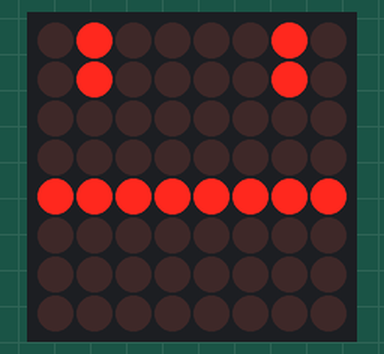
Recording of a sketch running on a simulated Arduino Uno, built with avr-gcc and run on an emulated ATmega328P. Shown: 8×8 LED matrix.

Above: at 0.1 s.
At 1.1 s:
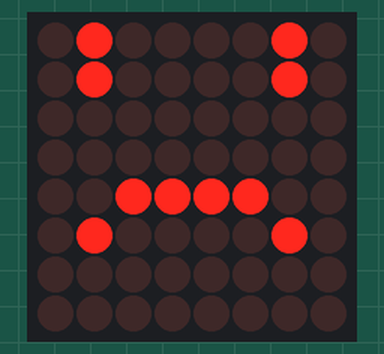
At 2.1 s:
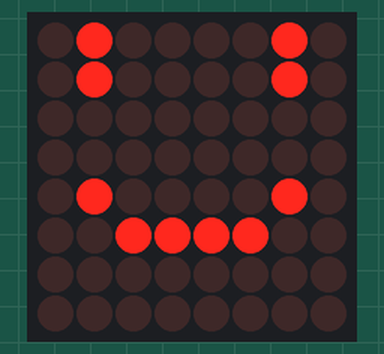

The sketch:

code.ino
```cpp
#include <LedControl.h>

int DIN = 11;
int CS = 7;
int CLK = 13;
LedControl lc = LedControl(DIN, CLK, CS, 1); // setting up for 1 display

void setup() {
  lc.shutdown(0, false);
  lc.setIntensity(0, 8);
  lc.clearDisplay(0);
  lc.setScanLimit(0, 7);
}

void loop() {
  // showing each face expression one by one

  displayNeutralFace();
  delay(1000); // pause for 1 second

  displayHappyFace();
  delay(1000);

  displaySadFace();
  delay(1000);
}

// neutral face
void displayNeutralFace() {
  byte neutralFace[8] = {
    B01000010, // two dot eyes
    B01000010, // two dot eyes
    B00000000,
    B00000000,
    B11111111, // straight mouth
    B00000000,
    B00000000,
    B00000000
  };

  for (int i = 0; i < 8; i++) {
    lc.setRow(0, i, neutralFace[i]);
  }
}

// happy face
void displayHappyFace() {
  byte happyFace[8] = {
    B01000010, // two dot eyes
    B01000010, // two dot eyes
    B00000000,
    B00000000,
    B00111100, // smile
    B01000010, // smile
    B00000000,
    B00000000
  };

  for (int i = 0; i < 8; i++) {
    lc.setRow(0, i, happyFace[i]);
  }
}

// sad face
void displaySadFace() {
  byte sadFace[8] = {
    B01000010, // two dot eyes
    B01000010, // two dot eyes
    B00000000,
    B00000000,
    B01000010, // frown
    B00111100, // frown
    B00000000,
    B00000000
  };

  for (int i = 0; i < 8; i++) {
    lc.setRow(0, i, sadFace[i]);
  }
}
```

Measured:
- by itself, everything shown: repeats every 3.0 s, in 3 steps
- what the display in image 1 shows lasts 1.0 s, from 1.0 s to 2.0 s
